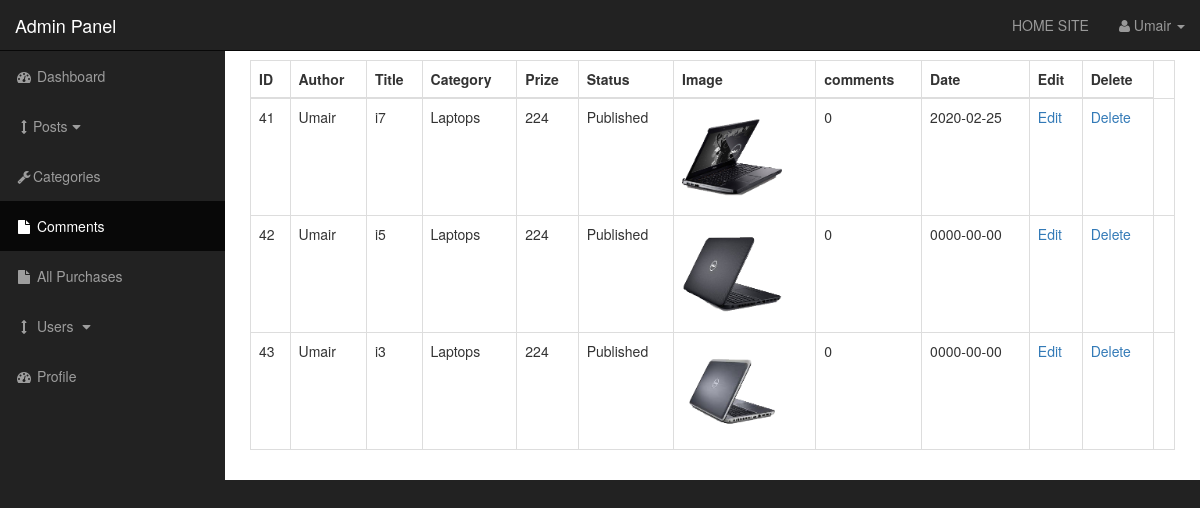
Screenshot of /admin/post.php (signed in) with the database file from the repository.
### tables this page shows
CREATE TABLE `posts` (
  `post_id` int(9) NOT NULL,
  `post_cat_title` mediumtext NOT NULL,
  `post_title` varchar(255) NOT NULL,
  `post_Author` varchar(2000) NOT NULL,
  `post_date` date NOT NULL,
  `post_image` text NOT NULL,
  `post_content` longtext NOT NULL,
  `post_prize` int(255) NOT NULL,
  `post_status` varchar(255) NOT NULL,
  `comment_counts` int(9) NOT NULL
);

### admin/includes/view_all_posts.php (the view, shortened to what this page needs)
<table class="table table-bordered table-hover">
                     <thead>
                         <tr>
                             <th>ID</th>
                             <th>Author</th>
                             <th>Title</th>
                             <th>Category</th>
                             <th>Prize</th>
                             <th>Status</th>
                             <th>Image</th>
                             <th>comments</th>
                             <th>Date</th>
                             <th>Edit</th>
                             <th>Delete</th>
                         </tr>
                     </thead>
                      <tbody>
                      <?php
                          $query="select * from categories";
                          $select_all_categories=mysqli_query($connection,$query);
                           while($row=mysqli_fetch_assoc($select_all_categories)){
                            $cat_title=$row['cat_title'];
                           $query="select * from posts where post_cat_title='{$cat_title}'";
                           $all_posts=mysqli_query($connection,$query);
                          while($row=mysqli_fetch_assoc($all_posts)){
                          $post_id=$row['post_id'];
                          $post_Author= $row['post_Author'];
                          $post_prize= $row['post_prize'];
                          $post_title=$row['post_title'];
                          $post_category=$row['post_cat_title'];
                          $post_status=$row['post_status'];
                          $post_image=$row['post_image'];
                          $post_date=$row['post_date'];
                          $comment_counts=$row['comment_counts'];
                     echo "<tr>";
                       echo  "<td>$post_id</td>";
                       echo "<td>$post_Author</td>";
                       echo "<td>$post_title</td>";
                       echo "<td>$post_category</td>";
              echo "<td>$post_prize</td>";
              echo "<td>$post_status</td>";
              echo "<td><img class='img-responsive' width='100' src='{$post_image}'></td>";
              echo  "<td>$comment_counts</td>";
              echo  "<td>$post_date</td>";
              echo "<td><a href='post.php?source=edit_post&p_id=$post_id'>Edit</a></td>";
              echo "<td><a href='post.php?delete=$post_id'>Delete</a></td>";
              echo   "<td></td>";
                          }}?>
                     <?php
                      echo "</tr>";
                echo "</tbody>";
                 echo "</table>";
                 ?>

### admin/includes/admin_header.php (shortened to what this page needs)
<!DOCTYPE html>
<html lang="en">
            <head>
    <link href="css/bootstrap.min.css" rel="stylesheet">
    <link href="css/sb-admin.css" rel="stylesheet">
    <link href="font-awesome/css/font-awesome.min.css" rel="stylesheet" type="text/css">
</head>
<body>

### admin/post.php (shortened to what this page needs)
<?php include "includes/admin_header.php" ?>
          <div id="wrapper">
<?php include "includes/admin_nav.php" ?>
        <div id="page-wrapper">
            <div class="container-fluid">
                <div class="row">
                    <div class="col-lg-12">
    <?php
    if(isset($_GET['source'])){
        $source=$_GET['source'];
    }
else {
    $source="";
}
   switch($source){
           default:
           include "../admin/includes/view_all_posts.php";
           break;
   }
    ?>
                    </div>
                </div>
            </div>
        </div>
    <?php include "includes/admin_footer.php" ?>

### admin/includes/admin_nav.php (shortened to what this page needs)
<nav class="navbar navbar-inverse navbar-fixed-top" role="navigation">
     <div class="navbar-header">
         <a class="navbar-brand" href="index.php">Admin Panel</a>
     </div>
     <ul class="nav navbar-right top-nav">
        <li> <a href="../index.php">HOME SITE</a></li>
         <li class="dropdown">
             <a href="#" class="dropdown-toggle" data-toggle="dropdown"><i class="fa fa-user"></i> <?php echo $_SESSION['username'] ?> <b class="caret"></b></a>
         </li>
     </ul>
     <div class="collapse navbar-collapse navbar-ex1-collapse">
         <ul class="nav navbar-nav side-nav">
             <li>
                 <a href="index.php"><i class="fa fa-fw fa-dashboard"></i> Dashboard</a>
             </li>
            <li>
                 <a href="javascript:;" data-toggle="collapse" data-target="#posts_dropdown"><i class="fa fa-fw fa-arrows-v"></i>Posts<i class="fa fa-fw fa-caret-down"></i></a>
             </li>
             <li>
                 <a href="categories.php"><i class="fa fa-fw fa-wrench"></i>Categories</a>
             </li>
             <li class="active">
                 <a href="comments.php"><i class="fa fa-fw fa-file"></i> Comments</a>
             </li>
                <li class="">
                 <a href="purchase.php"><i class="fa fa-fw fa-file"></i> All Purchases</a>
             </li>
             <li>
                 <a href="javascript:;" data-toggle="collapse" data-target="#demo"><i class="fa fa-fw fa-arrows-v"></i> Users <i class="fa fa-fw fa-caret-down"></i></a>
             </li>
             <li>
                 <a href="profile.php"><i class="fa fa-fw fa-dashboard"></i> Profile</a>
             </li>
         </ul>
     </div>
 </nav>

### admin/includes/admin_footer.php (shortened to what this page needs)
        </div>
</body>
</html>

### admin/css/sb-admin.css (style rules this page uses)
body { margin-top: 100px; background-color: #222; }
@media (min-width:768px) { body { margin-top: 50px; } }
#wrapper { padding-left: 0; }
#page-wrapper { width: 100%; padding: 0; background-color: #fff; }
@media (min-width:768px) { #wrapper { padding-left: 225px; } }
@media (min-width:768px) { #page-wrapper { padding: 10px; } }
.top-nav { padding: 0 15px; }
.top-nav>li { display: inline-block; float: left; }
.top-nav>li>a { padding-top: 15px; padding-bottom: 15px; line-height: 20px; color: #999; }
@media (min-width:768px) { .side-nav { position: fixed; top: 51px; left: 225px; width: 225px; margin-left: -225px; border: none; border-radius: 0; overflow-y: auto; background-color: #222; } }
@media (min-width:768px) { .side-nav>li>a { width: 225px; } }

### rows the page displays
posts: post_id "41", post_Author "Umair", post_title "i7", post_cat_title "Laptops", post_prize "224", post_status "Published", post_image (picture), comment_counts "0", post_date "2020-02-25"
posts: post_id "42", post_Author "Umair", post_title "i5", post_cat_title "Laptops", post_prize "224", post_status "Published", post_image (picture), comment_counts "0", post_date "0000-00-00"
posts: post_id "43", post_Author "Umair", post_title "i3", post_cat_title "Laptops", post_prize "224", post_status "Published", post_image (picture), comment_counts "0", post_date "0000-00-00"

### other values shown
$_SESSION['username'] "Umair"
